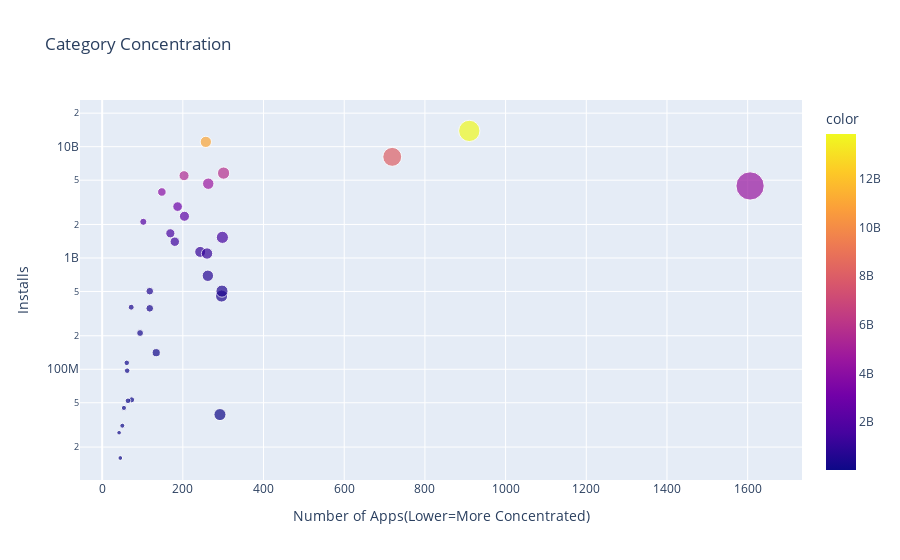

Write notebook code for a chart like this one.
### Markdown cell above
### Category Concentration - Downloads vs. Competition

**Challenge**: 
* First, create a DataFrame that has the number of apps in one column and the number of installs in another:

<img src=https://imgur.com/uQRSlXi.png width="350">

* Then use the [plotly express examples from the documentation](https://plotly.com/python/line-and-scatter/) alongside the [.scatter() API reference](https://plotly.com/python-api-reference/generated/plotly.express.scatter.html)to create scatter plot that looks like this. 

<img src=https://imgur.com/cHsqh6a.png>

*Hint*: Use the size, hover_name and color parameters in .scatter(). To scale the yaxis, call .update_layout() and specify that the yaxis should be on a log-scale like so: yaxis=dict(type='log')

### Code cell
category_concentration = df_clean_apps.groupby('Category').agg({'App': pd.Series.count, 'Installs': pd.Series.sum})

sctter = px.scatter(x=category_concentration['App'],
                    y=category_concentration['Installs'],
                    title='Category Concentration',
                    color=category_concentration['Installs'],
                    size=category_concentration['App'],)

sctter.update_layout(xaxis_title='Number of Apps(Lower=More Concentrated)',
                     
                     yaxis_title='Installs',
                     yaxis=dict(type='log'))
sctter.show()

### Figure 1 — Plotly figure (JSON) as saved in the notebook; plotly's stock layout.template omitted (floating-point values rounded to 4 significant figures)
{"data": [{"hovertemplate": "x=%{x}<br>y=%{y}<br>size=%{marker.size}<br>color=%{marker.color}<extra></extra>", "legendgroup": "", "marker": {"color": [114233100, 53129800, 26916200, 1665791655, 692018120, 44931100, 11039241530, 140912410, 352852000, 2113660000, 15949410, 4437554490, 455249400, 211677750, 13858762717, 1134006220, 97082000, 52083000, 503611120, 503267560, 39162676, 2369110650, 31116110, 1532352930, 4649143130, 5788070180, 1400331540, 5487841475, 1096431465, 8099724500, 2894859300, 3916897200, 361096500], "coloraxis": "coloraxis", "size": [61, 73, 42, 169, 262, 54, 257, 134, 118, 102, 45, 1606, 296, 94, 910, 243, 62, 64, 297, 118, 292, 204, 50, 298, 263, 301, 180, 203, 260, 719, 187, 148, 72], "sizemode": "area", "sizeref": 4.015, "symbol": "circle"}, "mode": "markers", "name": "", "orientation": "v", "showlegend": false, "type": "scatter", "x": [61, 73, 42, 169, 262, 54, 257, 134, 118, 102, 45, 1606, 296, 94, 910, 243, 62, 64, 297, 118, 292, 204, 50, 298, 263, 301, 180, 203, 260, 719, 187, 148, 72], "xaxis": "x", "y": [114233100, 53129800, 26916200, 1665791655, 692018120, 44931100, 11039241530, 140912410, 352852000, 2113660000, 15949410, 4437554490, 455249400, 211677750, 13858762717, 1134006220, 97082000, 52083000, 503611120, 503267560, 39162676, 2369110650, 31116110, 1532352930, 4649143130, 5788070180, 1400331540, 5487841475, 1096431465, 8099724500, 2894859300, 3916897200, 361096500], "yaxis": "y"}], "layout": {"coloraxis": {"colorbar": {"title": {"text": "color"}}, "colorscale": [[0, "#0d0887"], [0.1111, "#46039f"], [0.2222, "#7201a8"], [0.3333, "#9c179e"], [0.4444, "#bd3786"], [0.5556, "#d8576b"], [0.6667, "#ed7953"], [0.7778, "#fb9f3a"], [0.8889, "#fdca26"], [1, "#f0f921"]]}, "legend": {"itemsizing": "constant", "tracegroupgap": 0}, "title": {"text": "Category Concentration"}, "xaxis": {"anchor": "y", "domain": [0, 1], "title": {"text": "Number of Apps(Lower=More Concentrated)"}}, "yaxis": {"anchor": "x", "domain": [0, 1], "title": {"text": "Installs"}, "type": "log"}}}
